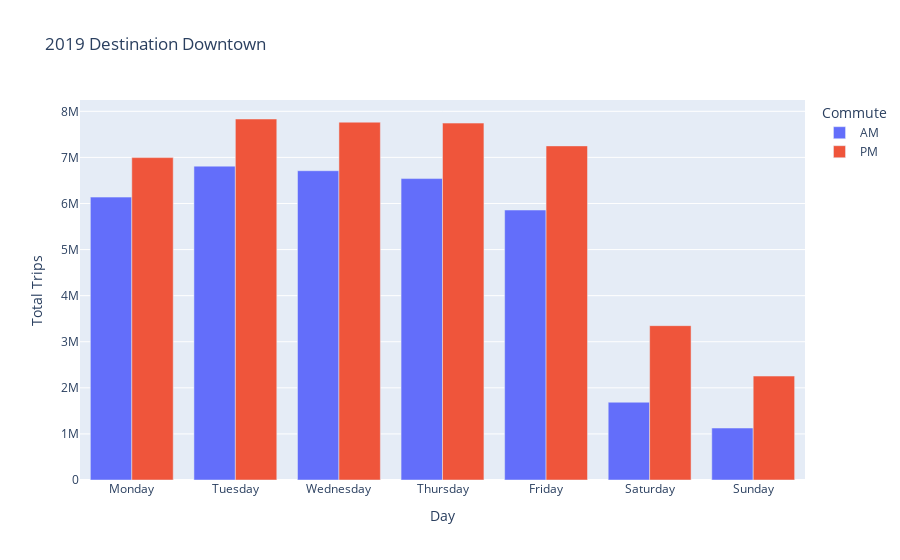

Source (notebook cell):
### Code cell
day_chart = px.bar(AM_commmute[AM_commmute['Year'] == 2019], x = "Day",
             y='Trip Count',labels={"Trip Count" : "Total Trips"},
             title = "2019 Destination Downtown", color = 'Commute', barmode = 'group')

# month = px.bar(trips_month[trips_month['Year'] >= 2019], x = "Date",
#              y='Trip Count',labels={"Trip Count" : "Total Trips", "index" : "Month"}, 
#              title = "Drop in Ridership: 2019 to 2023", color = 'Year')
# month.update_xaxes(showticklabels=False)
# month.add_annotation(
#     x="March 2020", y = 4000000,
#     text="March 2020",
#     showarrow=True,
#     xanchor="left")
# #month.add_hline(y=10008025)
day_chart.show()

### Figure 1 — Plotly figure (JSON) as saved in the notebook; plotly's stock layout.template omitted (floating-point values rounded to 4 significant figures)
{"data": [{"alignmentgroup": "True", "hovertemplate": "Commute=AM<br>Day=%{x}<br>Total Trips=%{y}<extra></extra>", "legendgroup": "AM", "marker": {"color": "#636efa", "pattern": {"shape": ""}}, "name": "AM", "offsetgroup": "AM", "orientation": "v", "showlegend": true, "textposition": "auto", "type": "bar", "x": ["Monday", "Tuesday", "Wednesday", "Thursday", "Friday", "Saturday", "Sunday"], "xaxis": "x", "y": [6138207, 6810286, 6710840, 6540639, 5858267, 1687674, 1127603], "yaxis": "y"}, {"alignmentgroup": "True", "hovertemplate": "Commute=PM<br>Day=%{x}<br>Total Trips=%{y}<extra></extra>", "legendgroup": "PM", "marker": {"color": "#EF553B", "pattern": {"shape": ""}}, "name": "PM", "offsetgroup": "PM", "orientation": "v", "showlegend": true, "textposition": "auto", "type": "bar", "x": ["Monday", "Tuesday", "Wednesday", "Thursday", "Friday", "Saturday", "Sunday"], "xaxis": "x", "y": [6995212, 7833277, 7764280, 7744397, 7250022, 3349283, 2255566], "yaxis": "y"}], "layout": {"autosize": true, "barmode": "group", "legend": {"title": {"text": "Commute"}, "tracegroupgap": 0}, "title": {"text": "2019 Destination Downtown"}, "xaxis": {"anchor": "y", "autorange": true, "domain": [0, 1], "range": [-0.5, 6.5], "title": {"text": "Day"}, "type": "category"}, "yaxis": {"anchor": "x", "autorange": true, "domain": [0, 1], "range": [0, 8246000.0], "title": {"text": "Total Trips"}, "type": "linear"}}}
